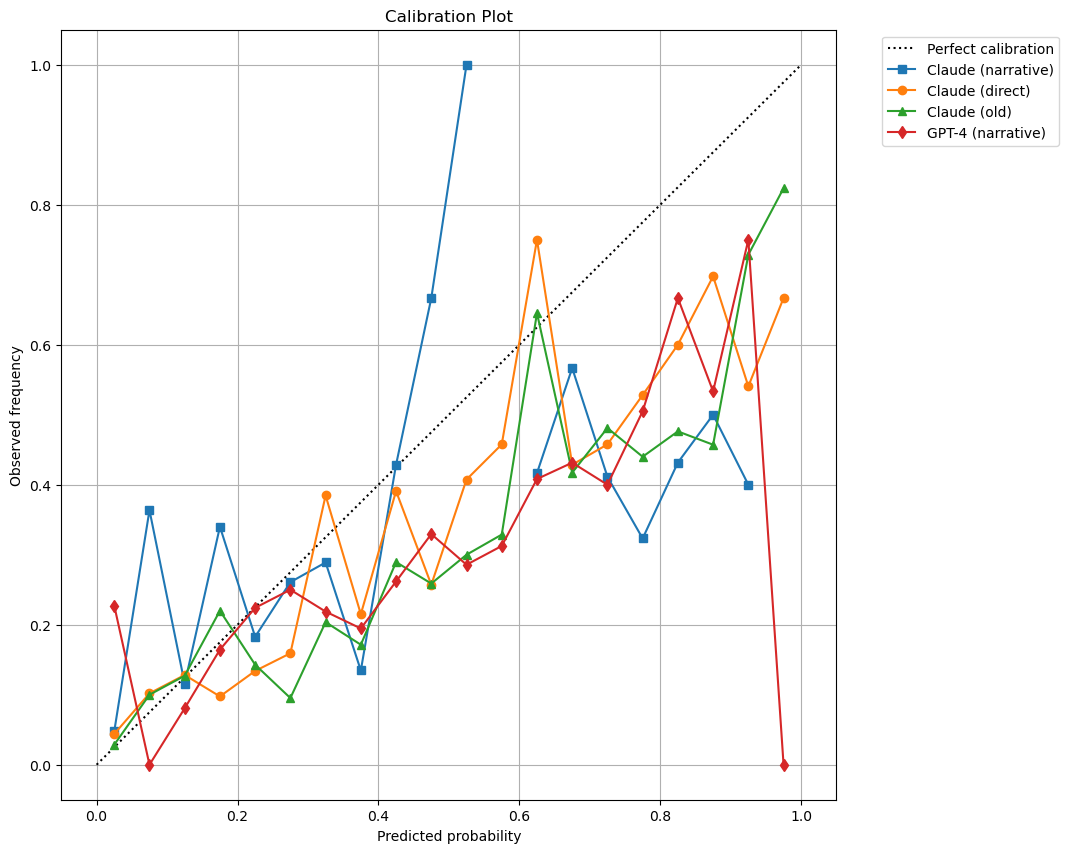

This chart was generated by the following Python code:
import pandas as pd
import matplotlib.pyplot as plt
import numpy as np

def create_calibration_plot():
    # Read the predictions and resolutions
    narrative_claude_df = pd.read_csv('aibq3_outcomes_narrative_claude_sonnet.csv')
    direct_claude_df = pd.read_csv('aibq3_outcomes_past_claude_sonnet.csv')
    old_sonnet_df = pd.read_csv('aibq3_outcomes_past_4osonnet.csv')
    narrative_gpt_df = pd.read_csv('aibq3_outcomes_narrative_4o.csv')
    resolutions_df = pd.read_csv('aibq3_resolutions.csv')
    
    # Create bins for predictions (5% wide)
    bins = np.arange(0, 105, 5) / 100  # Convert to probabilities
    bin_centers = (bins[:-1] + bins[1:]) / 2
    
    plt.figure(figsize=(10, 10))
    plt.plot([0, 1], [0, 1], 'k:', label='Perfect calibration')
    
    # Process each model's data
    def plot_model_calibration(df, model_prefix, label, marker, prob_suffix='prob'):
        merged_df = df.merge(resolutions_df, on='question_id')
        all_probs = []
        all_outcomes = []
        
        for i in range(5):
            prob_col = f'{model_prefix}{i}_{prob_suffix}'
            probs = merged_df[prob_col].values / 100
            outcomes = merged_df['resolution'].values
            all_probs.extend(probs)
            all_outcomes.extend(outcomes)
        
        bin_indices = np.digitize(all_probs, bins) - 1
        observed_freqs = []
        
        for i in range(len(bins) - 1):
            mask = bin_indices == i
            if np.any(mask):
                freq = np.mean(np.array(all_outcomes)[mask])
                observed_freqs.append(freq)
            else:
                observed_freqs.append(np.nan)
        
        plt.plot(bin_centers, observed_freqs, marker, label=label)
    
    # Plot each model
    plot_model_calibration(narrative_claude_df, 'claude', 'Claude (narrative)', 's-', 'prob')
    plot_model_calibration(direct_claude_df, 'claude', 'Claude (direct)', 'o-', 'final')
    plot_model_calibration(old_sonnet_df, 'claude', 'Claude (old)', '^-', 'final')
    plot_model_calibration(narrative_gpt_df, 'gpt', 'GPT-4 (narrative)', 'd-', 'prob')
    
    plt.xlabel('Predicted probability')
    plt.ylabel('Observed frequency')
    plt.title('Calibration Plot')
    plt.legend(bbox_to_anchor=(1.05, 1), loc='upper left')
    plt.grid(True)
    
    # Save plot
    plt.savefig('calibration_plot.png', bbox_inches='tight')
    plt.close()

if __name__ == "__main__":
    create_calibration_plot()
